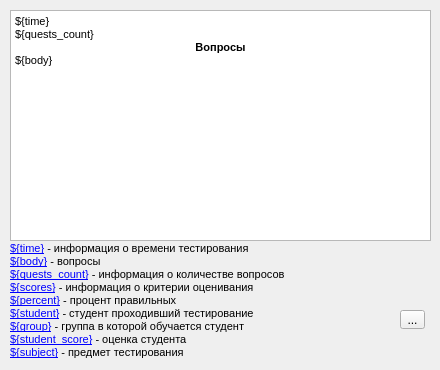
   <widget class="QWidget" name="tab_4">
    <attribute name="title">
     <string>Отчет</string>
    </attribute>
    <widget class="QTextBrowser" name="reportEdit">
     <property name="geometry">
      <rect>
       <x>10</x>
       <y>10</y>
       <width>421</width>
       <height>231</height>
      </rect>
     </property>
     <property name="readOnly">
      <bool>false</bool>
     </property>
     <property name="html">
      <string>&lt;!DOCTYPE HTML PUBLIC &quot;-//W3C//DTD HTML 4.0//EN&quot; &quot;http://www.w3.org/TR/REC-html40/strict.dtd&quot;&gt;
&lt;html&gt;&lt;head&gt;&lt;meta name=&quot;qrichtext&quot; content=&quot;1&quot; /&gt;&lt;style type=&quot;text/css&quot;&gt;
p, li { white-space: pre-wrap; }
&lt;/style&gt;&lt;/head&gt;&lt;body style=&quot; font-family:'MS Shell Dlg 2'; font-size:8.25pt; font-weight:400; font-style:normal;&quot;&gt;
&lt;p style=&quot; margin-top:0px; margin-bottom:0px; margin-left:0px; margin-right:0px; -qt-block-indent:0; text-indent:0px;&quot;&gt;&lt;span style=&quot; font-size:8pt; color:#000000;&quot;&gt;${time}&lt;/span&gt;&lt;/p&gt;
&lt;p style=&quot; margin-top:0px; margin-bottom:0px; margin-left:0px; margin-right:0px; -qt-block-indent:0; text-indent:0px;&quot;&gt;&lt;span style=&quot; font-size:8pt; color:#000000;&quot;&gt;${&lt;/span&gt;&lt;span style=&quot; font-size:8pt;&quot;&gt;quests_count}&lt;/span&gt;&lt;/p&gt;
&lt;p align=&quot;center&quot; style=&quot; margin-top:0px; margin-bottom:0px; margin-left:0px; margin-right:0px; -qt-block-indent:0; text-indent:0px;&quot;&gt;&lt;span style=&quot; font-size:8pt; font-weight:600;&quot;&gt;Вопросы&lt;/span&gt;&lt;/p&gt;
&lt;p style=&quot; margin-top:0px; margin-bottom:0px; margin-left:0px; margin-right:0px; -qt-block-indent:0; text-indent:0px;&quot;&gt;&lt;span style=&quot; font-size:8pt; color:#000000;&quot;&gt;${&lt;/span&gt;&lt;span style=&quot; font-size:8pt;&quot;&gt;body}&lt;/span&gt;&lt;/p&gt;&lt;/body&gt;&lt;/html&gt;</string>
     </property>
    </widget>
    <widget class="QToolButton" name="reportBtn">
     <property name="geometry">
      <rect>
       <x>400</x>
       <y>310</y>
       <width>25</width>
       <height>19</height>
      </rect>
     </property>
     <property name="text">
      <string>...</string>
     </property>
    </widget>
    <widget class="QLabel" name="reportInfo">
     <property name="geometry">
      <rect>
       <x>10</x>
       <y>240</y>
       <width>381</width>
       <height>121</height>
      </rect>
     </property>
     <property name="text">
      <string>&lt;!DOCTYPE HTML PUBLIC &quot;-//W3C//DTD HTML 4.0//EN&quot; &quot;http://www.w3.org/TR/REC-html40/strict.dtd&quot;&gt;
&lt;html&gt;&lt;head&gt;&lt;meta name=&quot;qrichtext&quot; content=&quot;1&quot; /&gt;&lt;style type=&quot;text/css&quot;&gt;
p, li { white-space: pre-wrap; }
&lt;/style&gt;&lt;/head&gt;&lt;body style=&quot; font-family:'MS Shell Dlg 2'; font-size:8.25pt; font-weight:400; font-style:normal;&quot;&gt;
&lt;p style=&quot; margin-top:0px; margin-bottom:0px; margin-left:0px; margin-right:0px; -qt-block-indent:0; text-indent:0px;&quot;&gt;&lt;a href=&quot;${time}&quot;&gt;&lt;span style=&quot; text-decoration: underline; color:#0000ff;&quot;&gt;${time}&lt;/span&gt;&lt;/a&gt;&lt;span style=&quot; font-size:8pt;&quot;&gt; - информация о времени тестирования&lt;/span&gt;&lt;/p&gt;
&lt;p style=&quot; margin-top:0px; margin-bottom:0px; margin-left:0px; margin-right:0px; -qt-block-indent:0; text-indent:0px;&quot;&gt;&lt;a href=&quot;${body}&quot;&gt;&lt;span style=&quot; text-decoration: underline; color:#0000ff;&quot;&gt;${body}&lt;/span&gt;&lt;/a&gt;&lt;span style=&quot; font-size:8pt;&quot;&gt; - вопросы&lt;/span&gt;&lt;/p&gt;
&lt;p style=&quot; margin-top:0px; margin-bottom:0px; margin-left:0px; margin-right:0px; -qt-block-indent:0; text-indent:0px;&quot;&gt;&lt;a href=&quot;${quests_count}&quot;&gt;&lt;span style=&quot; text-decoration: underline; color:#0000ff;&quot;&gt;${quests_count}&lt;/span&gt;&lt;/a&gt;&lt;span style=&quot; font-size:8pt;&quot;&gt; - информация о количестве вопросов&lt;/span&gt;&lt;/p&gt;
&lt;p style=&quot; margin-top:0px; margin-bottom:0px; margin-left:0px; margin-right:0px; -qt-block-indent:0; text-indent:0px;&quot;&gt;&lt;a href=&quot;${scores}&quot;&gt;&lt;span style=&quot; text-decoration: underline; color:#0000ff;&quot;&gt;${scores}&lt;/span&gt;&lt;/a&gt;&lt;span style=&quot; font-size:8pt;&quot;&gt; - информация о критерии оценивания&lt;/span&gt;&lt;/p&gt;
&lt;p style=&quot; margin-top:0px; margin-bottom:0px; margin-left:0px; margin-right:0px; -qt-block-indent:0; text-indent:0px;&quot;&gt;&lt;a href=&quot;${percent}&quot;&gt;&lt;span style=&quot; text-decoration: underline; color:#0000ff;&quot;&gt;${percent}&lt;/span&gt;&lt;/a&gt;&lt;span style=&quot; font-size:8pt;&quot;&gt; - процент правильных&lt;/span&gt;&lt;/p&gt;
&lt;p style=&quot; margin-top:0px; margin-bottom:0px; margin-left:0px; margin-right:0px; -qt-block-indent:0; text-indent:0px;&quot;&gt;&lt;a href=&quot;${student}&quot;&gt;&lt;span style=&quot; text-decoration: underline; color:#0000ff;&quot;&gt;${student}&lt;/span&gt;&lt;/a&gt;&lt;span style=&quot; font-size:8pt;&quot;&gt; - студент проходивший тестирование&lt;/span&gt;&lt;/p&gt;
&lt;p style=&quot; margin-top:0px; margin-bottom:0px; margin-left:0px; margin-right:0px; -qt-block-indent:0; text-indent:0px;&quot;&gt;&lt;a href=&quot;${group}&quot;&gt;&lt;span style=&quot; text-decoration: underline; color:#0000ff;&quot;&gt;${group}&lt;/span&gt;&lt;/a&gt;&lt;span style=&quot; font-size:8pt;&quot;&gt; - группа в которой обучается студент&lt;/span&gt;&lt;/p&gt;
&lt;p style=&quot; margin-top:0px; margin-bottom:0px; margin-left:0px; margin-right:0px; -qt-block-indent:0; text-indent:0px;&quot;&gt;&lt;a href=&quot;${student_score}&quot;&gt;&lt;span style=&quot; text-decoration: underline; color:#0000ff;&quot;&gt;${student_score}&lt;/span&gt;&lt;/a&gt;&lt;span style=&quot; font-size:8pt;&quot;&gt; - оценка студента&lt;/span&gt;&lt;/p&gt;
&lt;p style=&quot; margin-top:0px; margin-bottom:0px; margin-left:0px; margin-right:0px; -qt-block-indent:0; text-indent:0px;&quot;&gt;&lt;a href=&quot;${subject}&quot;&gt;&lt;span style=&quot; text-decoration: underline; color:#0000ff;&quot;&gt;${subject}&lt;/span&gt;&lt;/a&gt;&lt;span style=&quot; font-size:8pt; color:#000000;&quot;&gt; - предмет тестирования&lt;/span&gt;&lt;/p&gt;&lt;/body&gt;&lt;/html&gt;</string>
     </property>
     <property name="textFormat">
      <enum>Qt::AutoText</enum>
     </property>
     <property name="textInteractionFlags">
      <set>Qt::LinksAccessibleByMouse|Qt::TextSelectableByMouse</set>
     </property>
    </widget>
   </widget>
